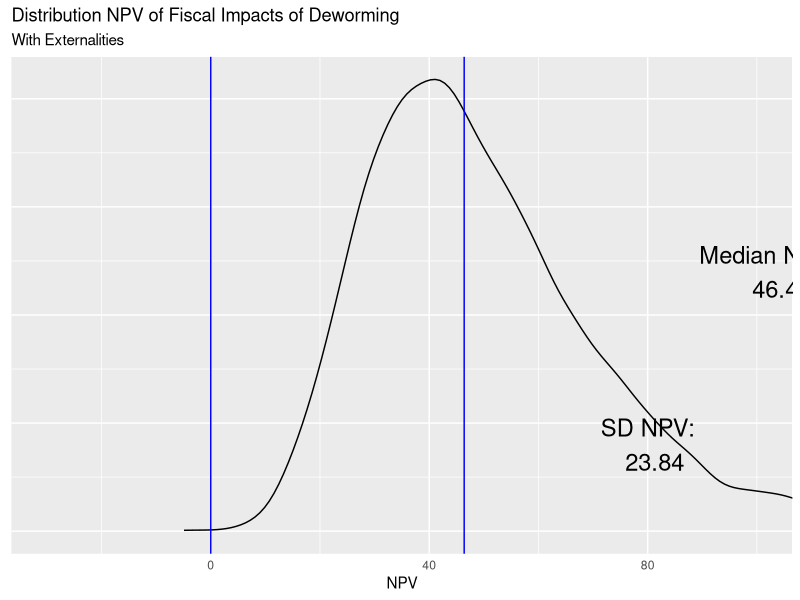

Here is the R script that generated this plot:
## ---- chunk 1
knitr::opts_chunk$set(echo = TRUE)
library(tidyverse)
library(ggplot2)
## ---- chunk 2
# chante _vals to _so
call_params_f <- function(){
    #############
    ##### Data  
    #############
    gov_bonds_so <- 	0.1185	     #Kenyan interest on sovereign debt - Central Bank of Kenya
    inflation_so <-  0.02          #Kenyan inflation rate - World Bank Development Indicators
    wage_ag_so <- 	11.84	         #Mean hourly wage rate (KSH) - Suri 2011
    wage_ww_so <- 	14.5850933     #Control group hourly wage, ww (cond >=10 hrs per week) - Table 4, Panel B
    profits_se_so <- 1766          #Control group monthly self-employed profits - Table 4, Panel A  FIX: MOST REFERENCES FROM TABLE 4 ARE TABLE 3
    hours_se_cond_so <- 38.1       #Control group weekly self-employed hours, conditional on hrs >0 - Table D13, Panel D
    hours_ag_so <- 8.3             #Control group hrs per week, agriculture - Table 4, Panel D
    hours_ww_so <- 6.9             #Control group hrs per week, working for wages - Table 4, Panel B
    hours_se_so <- 3.3             #Control group hrs per week, self-employment - Table 4, Panel A
    ex_rate_so <- 85               #Exchange Rate - Central Bank of Kenya
    growth_rate_so <- 1.52/100     #Per-capita GDP growth, 2002-2011 (accessed 1/29/13) -	World Bank - see notes
    coverage_so  <- 0.681333333    # (R) Fraction of treated primary school students within 6 km - from W@W - see note
    tax_so <- 0.16575              #ADD INFO
    unit_cost_local_so <- 43.66    #Deworm the World
    years_of_treat_so <- 2.41      #Additional Years of Treatment - Table 1, Panel A
    #############
    ##### Research
    #############    
    lambda1_so <- c(3.49, 0)       #Hrs per week increase for men and women CONFIRM
    lambda2_so <- 10.2             #Externality effect (proportional) - Table 3, Panel B
    q_full_so <- 0.75              #Take up rates with full subsidy. From Miguel and Kremmer (2007)
    q_zero_so <- 0                 #Take up rates with zero subsidy. From Miguel and Kremmer (2007)
    delta_ed_so <- c(-0.00176350949079451, 0.00696052250263997, 0.0258570306763183,     # (Delta E) Additional direct seconday schooling increase (from Joan)
                        0.0239963665555466, 0.027301406306074, 0.0234125454594173,
                       0.0279278879439199, 0.00647044449446303, 0.00835739437790601)                                     
    delta_ed_so <- cbind(delta_ed_so, 1999:2007)
    delta_ed_ext_so <- c(-0.0110126908021048,	0.0140448546741008,	-0.0034636291545585,  #Additional externality secondary schooling increase (from Joan)
                           0.0112940214439477,	0.0571608179771775,	-0.0560546793186931,
                           0.0558284756343451,	0.1546264843901160,	0.0055961489945619)
    delta_ed_ext_so <- cbind(delta_ed_ext_so, 1999:2007)    
    #############
    ##### Guess work   
    #############
    periods_so <- 50               #Total number of periods to forecast wages
    time_to_jm_so <- 10            #Time from intial period until individual join the labor force
    coef_exp_so <- c(0, 0)         #Years of experience coefficients (1-linear, 2-cuadratic)	- see notes
    teach_sal_so <- 5041           #Yearly secondary schooling compensation	5041 - from ROI materials
    teach_ben_so <- 217.47         #Yearly secondary schooling teacher benefits	217.47
    n_students_so <- 45            #Average pupils per teacher	45
    return( sapply( ls(pattern= "_so\\b"), function(x) get(x)) ) 
}
invisible( list2env(call_params_f(),.GlobalEnv) )


#############
##### Notes:
#############
### Source ---->  Input ----> Model ----> Policy Estimates (output)
###  (_so)        (_in)       (_mo)        (_pe)
### values      functions   functions      values
###             & values    & values 
### arguments in functions should used "_var" and functions should "_f"

#invisible( list2env(call_params_f(),.GlobalEnv) )

# on growth_rate_so: (http://data.worldbank.org/indicator/NY.GDP.PCAP.KD/), see calculation on "Kenya GDP per capita" tab. In W@W this equals 1.52%. ISSUE: This growth number should be updated to be 2002-2014, I think.
# on coef_exp_so: 1998/1999 Kenyan labor force survey; regression of earnings on age, age^2, female dummy, indicators for attained primary/secondary/beyond, and province dummies. Estimate used in W@W: (0.1019575, -0.0010413). ISSUE: For now assume no further life cycle adjustment beyond KLPS-3 (likely a conservative assumption).
# coverage_so: Overall Saturation (0.511) / 0.75 - not reported in table, average of T & C
## ---- chunk 3

## ---- chunk 4
# add suffix _var to args 
# - inputs: tax_rev_init_mo, top_tax_base_in  
# - outputs: total_rev_pe 
# Gamma is used to index gender.
npv_mo_f <- function(n_male_var = 1/2, n_female_var = 1/2, 
                interest_r_var = interest_in,
                wage_var = wage_t_mo,
                lambda1_male_var = lambda1_so[1],
                lambda1_female_var = lambda1_so[2], 
                tax_var = tax_so,
                saturation_var = saturation_in,             
                coverage_var = coverage_so,
                cost_of_schooling_var = cost_per_student_in,
                delta_ed_male_var = delta_ed_so[,1],
                delta_ed_female_var = delta_ed_so[,1], 
                lambda2_male_var = lambda2_in[1],
                lambda2_female_var = lambda2_in[2],
                s1_var = 0, q1_var = 0, s2_var = s2_in, q2_var = q2_in,
                periods_var = periods_so) {
  ns <- c(n_male_var, n_female_var)
  lambda1s <- c(lambda1_male_var, lambda1_female_var)
  lambda2s <- c(lambda2_male_var, lambda2_female_var)
  index_t <- 0:periods_var
  delta_ed_s <- cbind(delta_ed_male_var, delta_ed_female_var) 
  delta_ed_s <- rbind(c(0,0), delta_ed_s, matrix(0,41, 2) )

  benef <- matrix(NA, 51,2)
  for (i in 1:2){
  benef[,i] <- ( 1 / (1 + interest_r_var) )^index_t * wage_var *
                     ( lambda1s[i] + saturation_var * lambda2s[i] / coverage_var )
  }

  res1 <- sum( ns * ( tax_var * apply(benef, 2, sum) -
            apply( ( 1 / (1 + interest_r_var) )^index_t *
                     delta_ed_s * cost_of_schooling_var, 2, sum) )
          ) - (s2_var * q2_var  - s1_var * q1_var)
#  wser()
  return(res1)   
}
## ---- chunk 5
# - inputs: gov_bonds_so, inflation_so
# - outputs: interest_in
interest_in_f <- function(gov_bonds_var = gov_bonds_so , inflation_var = inflation_so) {  
  interest_in = gov_bonds_var - inflation_var 
  return(list("interest_in" = interest_in))
}
invisible( list2env(interest_in_f(),.GlobalEnv) )
## ---- chunk 6
#inputs:
#outputs:
wages_f <- function(wage_ag_var_h1 = wage_ag_so,  
                     wage_ww_var_h1 = wage_ww_so,
                     profits_se_var_h1 = profits_se_so,
                     hours_se_cond_var_h1 = hours_se_cond_so,  
                     hours_ag_var_h1 = hours_ag_so,
                     hours_ww_var_h1 = hours_ww_so,
                     hours_se_var_h1 = hours_se_so,
                     ex_rate_var_h1 = ex_rate_so, 
                     periods_var_h1 = periods_so, 
                     time_to_jm_var_h1 = time_to_jm_so, 
                     wage_0_var_h1 = wage_0_mo,
                     growth_rate_var_h1 = growth_rate_so,
                     experience_var_h1 = experience_in,
                     coef_exp1_var_h1 = coef_exp_so[1],
                     coef_exp2_var_h1 = coef_exp_so[2]){
  
    experience_in <- 0:periods_var_h1 - time_to_jm_var_h1
    
    wage_0_mo_f <- function(wage_ag_var = wage_ag_var_h1,  
                         wage_ww_var = wage_ww_var_h1,
                         profits_se_var = profits_se_var_h1,
                         hours_se_cond_var = hours_se_cond_var_h1,  
                         hours_ag_var = hours_ag_var_h1,
                         hours_ww_var = hours_ww_var_h1,
                         hours_se_var = hours_se_var_h1,
                         ex_rate_var = ex_rate_var_h1) {
      wage_se <- profits_se_var / (4.5 * hours_se_cond_var)
      wage_ls <- c(wage_ag_var, wage_ww_var, wage_se)
      alpha_ls <- c(hours_ag_var, hours_ww_var, hours_se_var) / sum( c(hours_ag_var, hours_ww_var, hours_se_var) )
      res1 <- 1/ex_rate_var * sum( wage_ls * alpha_ls )
      return(res1)
    }
    
    #close to value from spreadsheet (Assumps&Panel A Calcs!B137 = 0.1481084),
    #but I suspect diff due to computational precision
    
    wage_0_mo <- wage_0_mo_f()  
    
    wage_t_mo_f <- function(wage_0_var = wage_0_mo,
                       growth_rate_var = growth_rate_var_h1,
                       experience_var = experience_in,
                       coef_exp1_var = coef_exp1_var_h1,
                       coef_exp2_var = coef_exp2_var_h1) {
      res1 <- 52 * wage_0_var *( ( 1 + growth_rate_var )^experience_var ) *
        ( 1 + coef_exp1_var * experience_var + coef_exp2_var * experience_var^2 ) *
        ifelse(0:periods_var_h1 >= time_to_jm_var_h1, 1, 0)
      return(res1)
    }

#close to value from spreadsheet (Calcs-Table 5!N21.. = 7.701634678),
#but I suspect diff due to computational precision
    wage_t_mo <- wage_t_mo_f()
    return(list("experience_in" = experience_in, "wage_0_mo_f" = wage_0_mo_f, 
                "wage_0_mo" = wage_0_mo, "wage_t_mo_f" = wage_t_mo_f, "wage_t_mo" = wage_t_mo))
    
}

invisible( list2env(wages_f(),.GlobalEnv) )

## ---- chunk 7
# - inputs: gov_bonds_so, inflation_so
# - outputs: interest_in
lambdas_in_f <- function(lambda1_var = lambda1_so, lambda2_var = lambda2_so){
    lambda1_in <- rep(0.5 * lambda1_var[1] + 0.5 *lambda1_var[2], 2)
    lambda2_in <- rep(lambda2_var, 2)
    return(list("lambda1_in" = lambda1_in, "lambda2_in" = lambda2_in))  
}

invisible( list2env(lambdas_in_f(),.GlobalEnv) )
## ---- chunk 8
# - inputs: coverage_so, q_full_so, q_zero_so 
# - outputs: saturation_in 
saturation_in_f <- function(coverage_var = coverage_so, q_full_var = q_full_so, q_zero_var = q_zero_so){
    saturation_in <- coverage_so * q_full_so + ( 1 - coverage_so ) * q_zero_so
    return(list("saturation_in" = saturation_in)) 
} 
invisible( list2env(saturation_in_f(),.GlobalEnv) )
## ---- chunk 9

include_ext_mo <- TRUE
# - inputs: coverage_so, q_full_so, q_zero_so 
# - outputs: saturation_in 
ed_costs_in_f <- function(teach_sal_var = teach_sal_so, teach_ben_var = teach_ben_so, 
                          n_students_var = n_students_so, delta_ed_ext_var = delta_ed_ext_so,
                          delta_ed_var = delta_ed_so, include_ext_var = include_ext_mo){
    
    cost_per_student_in <- (teach_sal_var + teach_ben_var) / n_students_var
    
    # Nothing here yet with delta_ed_vals, but would like to incorporate model from Joan
    delta_ed_ext_total_in <- delta_ed_ext_var[,1] + delta_ed_var[,1]
    
    if (include_ext_var == TRUE){
      delta_ed_final_in <-  delta_ed_ext_total_in
    }else{
      delta_ed_final_in <- delta_ed_var[,1]
    }
    return(list("cost_per_student_in" = cost_per_student_in, "delta_ed_final_in" = 
                  delta_ed_final_in,  "delta_ed_ext_total_in" = delta_ed_ext_total_in)) 
} 
invisible( list2env(ed_costs_in_f(),.GlobalEnv) )
## ---- chunk 10
# - inputs: 
# - outputs: 
costs_f <- function(unit_cost_local_var = unit_cost_local_so, ex_rate_var = ex_rate_so,
                    years_of_treat_var = years_of_treat_so, q_full_var = q_full_so){
    s2_in <- ( unit_cost_local_var / ex_rate_var ) * years_of_treat_var
    q2_in <- q_full_var
    return(list("s2_in" = s2_in, "q2_in" = q2_in)) 
} 
invisible( list2env(costs_f(),.GlobalEnv) )


## ---- chunk 11
#no externality NPV
res_npv_no_ext_pe <- npv_mo_f(lambda2_male_var = 0, lambda2_female_var = 0)

#yes externality NPV
res_npv_yes_ext_pe <- npv_mo_f(delta_ed_male_var = delta_ed_ext_total_in,
                       delta_ed_female_var = delta_ed_ext_total_in )
## ---- chunk 12
rm(list = ls()[!(ls() %in% ls(pattern = "_f\\b"))])
invisible( list2env(call_params_f(), .GlobalEnv) )
invisible( list2env(interest_in_f(),.GlobalEnv) )
invisible( list2env(wages_f(),.GlobalEnv) )
invisible( list2env(lambdas_in_f(),.GlobalEnv) )
invisible( list2env(saturation_in_f(),.GlobalEnv) )
invisible( list2env(ed_costs_in_f(include_ext_var = TRUE),.GlobalEnv) )
invisible( list2env(costs_f(),.GlobalEnv) )

npv_mo_f(lambda2_male_var = 0, lambda2_female_var = 0)

#re-write above without list2env(). Just use lists
## ---- chunk 13
# run the model 
#  input: Input vectors for NPV function
#  output: one vector of NPVs (of lenght Nsims)
# Repeat Nsims times
#  input: all functions from above + NSims
#  output: vector of Results of length NSims

# TO DO: fix negative wage trends do to high negative term in the square of experience. 

#  generate 1 draw of primitive values:
#  inputs: K primitive means and K standard deviations
#  output: K values with one from simulations

onedraw_sim_f <- function(gov_bonds_var = gov_bonds_so, gov_bonds_sd_var  = 0.1 * gov_bonds_so,         # Data
    inflation_var       = inflation_so      , inflation_sd_var       = 0.1 * inflation_so,      
    wage_ag_var         = wage_ag_so        , wage_ag_sd_var         = 0.1 * wage_ag_so,        
    wage_ww_var         = wage_ww_so        , wage_ww_sd_var         = 0.1 * wage_ww_so,        
    profits_se_var      = profits_se_so     , profits_se_sd_var      = 0.1 * profits_se_so,     
    hours_se_cond_var   = hours_se_cond_so  , hours_se_cond_sd_var   = 0.1 * hours_se_cond_so,  
    hours_ag_var        = hours_ag_so       , hours_ag_sd_var        = 0.1 * hours_ag_so,       
    hours_ww_var        = hours_ww_so       , hours_ww_sd_var        = 0.1 * hours_ww_so,       
    hours_se_var        = hours_se_so       , hours_se_sd_var        = 0.1 * hours_se_so,       
    ex_rate_var         = ex_rate_so        , ex_rate_sd_var         = 0.1 * ex_rate_so,        
    growth_rate_var     = growth_rate_so    , growth_rate_sd_var     = 0.1 * growth_rate_so,    
    coverage_var        = coverage_so       , coverage_sd_var        = 0.1 * coverage_so,       
    tax_var             = tax_so            , tax_sd_var             = 0.1 * tax_so,            
    unit_cost_local_var = unit_cost_local_so, unit_cost_local_sd_var = 0.1 * unit_cost_local_so,
    years_of_treat_var  = years_of_treat_so , years_of_treat_sd_var  = 0.1 * years_of_treat_so,   
    lambda1_var         = lambda1_so       , lambda1_sd_var         = 0.1 * c(lambda1_so[1], 0.01),                # Research     
    lambda2_var         = lambda2_so        , lambda2_sd_var         = 0.1 * lambda2_so,        
    q_full_var          = q_full_so         , q_full_sd_var          = 0.1 * q_full_so,         
    q_zero_var          = q_zero_so         , q_zero_sd_var          = 0.1 * q_zero_so,         
    delta_ed_var        = 1                  , delta_ed_sd_var        = 1 ,       
    delta_ed_ext_var    = 1                  , delta_ed_ext_sd_var    = 1 ,      
    periods_var         = periods_so        , periods_sd_var         = 0.1 * periods_so,            # Guesswork
    time_to_jm_var      = time_to_jm_so     , time_to_sd_var         = 0.1 * time_to_jm_so,      
    coef_exp_var        = coef_exp_so      , coef_exp_sd_var        = c(0.001 , 0.001),       
    teach_sal_var       = teach_sal_so      , teach_sal_sd_var       = 0.1 * teach_sal_so,       
    teach_ben_var       = teach_ben_so      , teach_ben_sd_var       = 0.1 * teach_ben_so,       
    n_students_var      = n_students_so     , n_students_sd_var      = 0.1 * n_students_so){
    
    rm(list = ls(pattern= "_sim") )
    #############
    ##### Data   
    #############
    gov_bonds_sim <-           rnorm(1, gov_bonds_var      , gov_bonds_sd_var      ) 
    inflation_sim <-           rnorm(1, inflation_var      , inflation_sd_var      ) 
    wage_ag_sim <-             rnorm(1, wage_ag_var        , wage_ag_sd_var        )
    wage_ww_sim <-             rnorm(1, wage_ww_var        , wage_ww_sd_var        )
    profits_se_sim <-          rnorm(1, profits_se_var     , profits_se_sd_var     ) 
    hours_se_cond_sim <-       rnorm(1, hours_se_cond_var  , hours_se_cond_sd_var  )
    hours_ag_sim <-            rnorm(1, hours_ag_var       , hours_ag_sd_var       ) 
    hours_ww_sim <-            rnorm(1, hours_ww_var       , hours_ww_sd_var       )
    hours_se_sim <-            rnorm(1, hours_se_var       , hours_se_sd_var       )
    ex_rate_sim <-             rnorm(1, ex_rate_var        , ex_rate_sd_var        )
    growth_rate_sim <-         rnorm(1, growth_rate_var    , growth_rate_sd_var    )
    coverage_sim  <-           rnorm(1, coverage_var       , coverage_sd_var       )
    tax_sim <-                 rnorm(1, tax_var            , tax_sd_var            )
    unit_cost_local_sim <-     rnorm(1, unit_cost_local_var, unit_cost_local_sd_var)
    years_of_treat_sim <-      rnorm(1, years_of_treat_var , years_of_treat_sd_var )
    #############    
    ##### Research 
    #############     
    lambda1_sim <-             rnorm(2, lambda1_var       , lambda1_sd_var        ) 
    lambda2_sim <-             rnorm(1, lambda2_var       , lambda2_sd_var        )
    q_full_sim <-              rnorm(1, q_full_var        , q_full_sd_var         )
    q_zero_sim <-              rnorm(1, q_zero_var        , q_zero_sd_var         )
    delta_ed_sim <-            rnorm(1, delta_ed_var      , delta_ed_sd_var * sd(delta_ed_so[,1])) * delta_ed_so[,1] 
    delta_ed_ext_sim <-        rnorm(1, delta_ed_ext_var  , delta_ed_ext_sd_var * sd(delta_ed_ext_so[,1])) * delta_ed_ext_so[,1] 
    #############
    ##### Guess work    
    ############# 
    #periods_sim <-            rnorm(1, periods_var        , periods_sd_var     )
    time_to_jm_sim <-         rnorm(1, time_to_jm_var     , time_to_sd_var     )
    coef_exp_sim <-           rnorm(2, coef_exp_var       , coef_exp_sd_var    )
    teach_sal_sim <-          rnorm(1, teach_sal_var      , teach_sal_sd_var   )
    teach_ben_sim <-          rnorm(1, teach_ben_var      , teach_ben_sd_var   )
    n_students_sim <-         rnorm(1, n_students_var     , n_students_sd_var  )
    #############
    return( sapply( ls(pattern= "_sim"), function(x) get(x)) ) 
    }

# asd <- one_draw()
# Takes each element of list and assings it an object with the same name
# list2env(asd,.GlobalEnv)
# compute the elements of the model
#  input: K vectors with draws from sims
#  output: Input vectors for NPV functions

## ---- chunk 14

if (FALSE){
asd1 <- sapply( ls(pattern = "_so"), function(x) get(x) )
gov_bonds_so <- 42
asd <- function(var1)  { 
  names_in_list <- names(var1)
 for (i in 1:length(var1)) {
  n_vals <- length( var1[[i]] )
  param <- names_in_list[i]
  print(rnorm(n_vals, var1[[i]], sd = var1[[i]] * 0.1))
 }
}
asd(asd1)

}

# -0.6096942
sims_f <- function(..., n_sims_var = 10) {
track_env_var <- .GlobalEnv

    npv_sim <- rep(NA, n_sims_var)
    for (i in 1:n_sims_var) {
    #if (i>=2) {rm(ls(pattern = "_sim\\b"))}
    #rm(list = ls()[!(ls() %in% (ls(pattern = "_so\\b") )])
    invisible( list2env(onedraw_sim_f(...), envir = track_env_var ) )
    # 1 - "r""
    invisible( list2env( interest_in_f(gov_bonds_sim, inflation_sim), envir = track_env_var ) )
    # 2 - "w_t"
    invisible( list2env( wages_f(wage_ag_var_h1 = wage_ag_sim,
                           wage_ww_var_h = wage_ww_sim,
                           profits_se_var_h = profits_se_sim,
                           hours_se_cond_var_h = hours_se_cond_sim,
                           hours_ag_var_h = hours_ag_sim,
                           hours_ww_var_h = hours_ww_sim,
                           hours_se_var_h = hours_se_sim,
                           ex_rate_var_h = ex_rate_sim, 
                           periods_var_h1 = periods_so,
                           time_to_jm_var_h1 = time_to_jm_so, 
                           growth_rate_var_h1 = growth_rate_sim,
                           experience_var_h1 = experience_temp,
                           coef_exp1_var_h1 = coef_exp_sim[1],
                           coef_exp2_var_h1 = coef_exp_sim[2]), envir = track_env_var ) )
    # 3 - “λ1,γ” and “λ2,γ”
    invisible( list2env( lambdas_in_f(lambda1_var = lambda1_sim, lambda2_var = lambda2_sim), envir = track_env_var) ) 
    # 4 - R and p
    invisible( list2env(saturation_in_f(coverage_var = coverage_sim, q_full_var = q_full_sim, 
                                        q_zero_var = q_zero_sim), envir = track_env_var ) )
    # 5 - K and ΔE⎯⎯⎯⎯γt(S1,S2)
    invisible( list2env(ed_costs_in_f(teach_sal_var = teach_sal_sim, teach_ben_var = teach_ben_sim, 
                                      n_students_var = n_students_sim, delta_ed_ext_var = cbind(delta_ed_ext_sim, 1), 
                                      delta_ed_var = cbind(delta_ed_sim,1), include_ext_var = TRUE), envir = track_env_var) )
     #6 - (S2Q(S2)−S1Q(S1))
    invisible( list2env(costs_f(unit_cost_local_var = unit_cost_local_sim, ex_rate_var = ex_rate_sim, 
                                years_of_treat_var = years_of_treat_sim, q_full_var = q_full_sim), envir = track_env_var ) )
    
    npv_sim[i] <- npv_mo_f(n_male_var = 1/2, n_female_var = 1/2, 
                    interest_r_var = interest_in,
                    wage_var = wage_t_mo,
                    lambda1_male_var = lambda1_in[1],
                    lambda1_female_var = lambda1_in[2], 
                    tax_var = tax_sim,
                    saturation_var = saturation_in,             
                    coverage_var = coverage_sim,
                    cost_of_schooling_var = cost_per_student_in,
                    delta_ed_male_var = delta_ed_sim,
                    delta_ed_female_var = delta_ed_sim, 
                    lambda2_male_var = lambda2_in[1],
                    lambda2_female_var = lambda2_in[2],
                    s1_var = 0, q1_var = 0, s2_var = s2_in, q2_var = q2_in,
                    periods_var = periods_so)
    #if (npv_sim[i]<0) {browser()}
    }
    return(npv_sim)
}

## ---- chunk 15
rm(list = ls()[!(ls() %in% ls(pattern = "_f\\b") )])

set.seed(142857)

invisible( list2env(call_params_f(), .GlobalEnv) )

track_env <- environment()


npv_sim <- sims_f(n_sims_var = 1e4)

########
# ANALYSE OUTPUT

# unit test
if (abs(sd(npv_sim) - 28.38155)>0.0001 ) {
  print("Output has change")
}

npv_for_text <- paste("Median NPV:\n ", round(median(npv_sim), 2))
npv_for_text2 <- paste("SD NPV:\n ", round(sd(npv_sim), 2))

ggplot() +
  geom_density(aes(x = npv_sim,
                   alpha = 1/2), kernel = "gau") +
  geom_vline(xintercept = c(0, median(npv_sim)), col="blue") +
  coord_cartesian(xlim = c(-30,100)) +
  guides(alpha = "none", colour="none") +
  labs(y = NULL,
       x = "NPV" ,
       title = "Distribution NPV of Fiscal Impacts of Deworming",
       subtitle = "With Externalities")+
  annotate("text", x = 2.2 * median(npv_sim), y = 0.012, label = npv_for_text, size = 6)+
  annotate("text", x = 80, y = 0.004, label = npv_for_text2, size = 6)+
  theme(axis.ticks = element_blank(), axis.text.y = element_blank())
